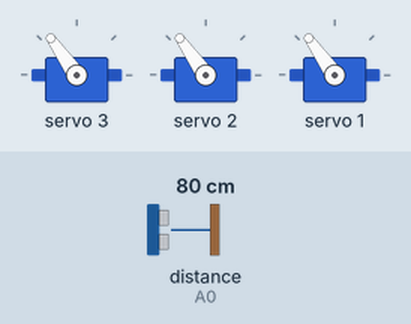
This sketch was run on a simulated Arduino Uno, built with avr-gcc and run on an emulated ATmega328P. Shown: 3 × servo. Wiring (inferred from the names in the program): ultrasonic range finder: trigger A1; echo A0. The test bench sets the inputs (shaded band); at power-on: distance to the obstacle (sensor on A0) 80 cm. The echo pulse lasts 58.3 µs per cm; what the sketch prints to the serial monitor is not drawn.

Above: at 4.0 s.
4.1 s: distance to the obstacle (sensor on A0) set to 16 cm
5.8 s: distance to the obstacle (sensor on A0) set to 12 cm
At 7.71 s:
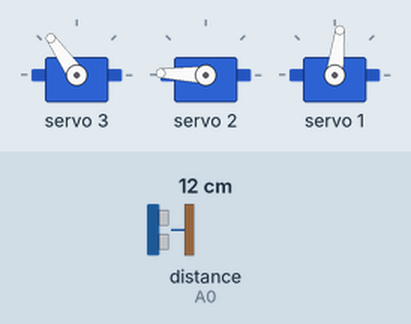
At 11.5 s:
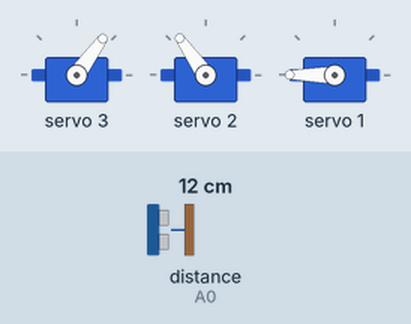
14.8 s: distance to the obstacle (sensor on A0) set to 18 cm
16.3 s: distance to the obstacle (sensor on A0) set to 2 cm
At 19.7 s:
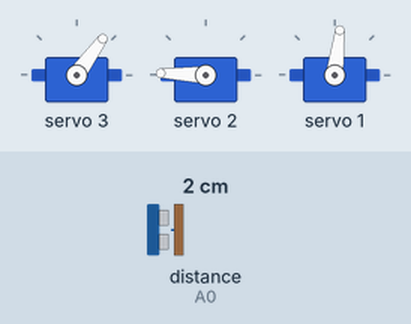
Timing chart, 0 to 20.3 s (numbered marks = the images above; inputs shaded):
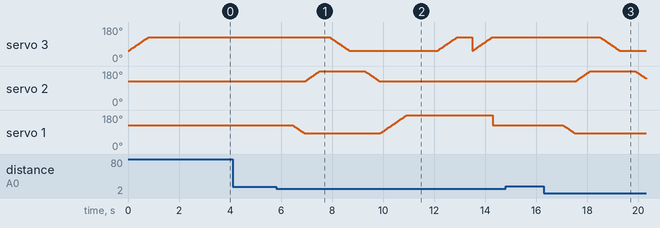

The sketch:

Robotic_Arm3.ino.ino
```cpp
#include <Wire.h>
#include <Adafruit_PWMServoDriver.h>

Adafruit_PWMServoDriver pwm = Adafruit_PWMServoDriver();

// ── Servo channels (PCA9685 ports 1, 2, 3) ──────────────
#define SHOULDER  1
#define ELBOW     2
#define GRIPPER   3

// ── PWM pulse range for SG90 ─────────────────────────────
#define SERVOMIN  150
#define SERVOMAX  600

// ── Ultrasonic pins (analog pins used as digital) ────────
const int trigPin = A1;
const int echoPin = A0;

// ── Detection threshold ──────────────────────────────────
const float DETECT_DIST = 15.0;

// ── State machine ────────────────────────────────────────
enum class ArmState { IDLE, PICKING, LIFTING, PLACING, HOMING };
ArmState currentState = ArmState::IDLE;

// ────────────────────────────────────────────────────────
int angleToPulse(int angle) {
  return map(angle, 0, 180, SERVOMIN, SERVOMAX);
}

void moveServo(uint8_t ch, int from, int to, int spd = 12) {
  int step = (from < to) ? 1 : -1;
  for (int a = from; a != to + step; a += step) {
    pwm.setPWM(ch, 0, angleToPulse(a));
    delay(spd);
  }
}

float getDistance() {
  digitalWrite(trigPin, LOW);
  delayMicroseconds(2);
  digitalWrite(trigPin, HIGH);
  delayMicroseconds(10);
  digitalWrite(trigPin, LOW);
  long dur = pulseIn(echoPin, HIGH, 30000);
  if (dur == 0) return 999.0;
  return (dur * 0.0343) / 2.0;
}

bool objectPresent() {
  float d1 = getDistance();
  delay(50);
  float d2 = getDistance();
  bool detected = (d1 < DETECT_DIST && d2 < DETECT_DIST);
  Serial.print("Scan: "); Serial.print(d1);
  Serial.print("cm | "); Serial.print(d2);
  Serial.println(detected ? "cm → DETECTED" : "cm → clear");
  return detected;
}

// ── Arm positions ─────────────────────────────────────────
void goHome() {
  Serial.println("[HOME]");
  moveServo(GRIPPER,  30, 90);
  moveServo(ELBOW,    90, 90);
  moveServo(SHOULDER, 90, 90);
}

void reachToPick() {
  Serial.println("[REACH]");
  moveServo(SHOULDER, 90, 55);
  moveServo(ELBOW,    90, 135);
}

void grip() {
  Serial.println("[GRIP]");
  moveServo(GRIPPER, 90, 30);
  delay(400);
}

void liftUp() {
  Serial.println("[LIFT]");
  moveServo(ELBOW,   135, 90);
  moveServo(SHOULDER, 55, 150);
  delay(300);
}

void release() {
  Serial.println("[RELEASE]");
  moveServo(GRIPPER, 30, 90);
  delay(400);
}

// ── State machine ─────────────────────────────────────────
void runStateMachine() {
  switch (currentState) {

    case ArmState::IDLE:
      Serial.println("IDLE — scanning...");
      if (objectPresent()) {
        delay(300);
        currentState = ArmState::PICKING;
      }
      break;

    case ArmState::PICKING:
      Serial.println("STATE: PICKING");
      reachToPick();
      delay(400);
      grip();
      currentState = ArmState::LIFTING;
      break;

    case ArmState::LIFTING:
      Serial.println("STATE: LIFTING");
      liftUp();
      currentState = ArmState::PLACING;
      break;
 case ArmState::PLACING:
      Serial.println("STATE: PLACING");
      delay(500);
      release();
      currentState = ArmState::HOMING;
      break;

    case ArmState::HOMING:
      Serial.println("STATE: HOMING");
      goHome();
      delay(1500);
      currentState = ArmState::IDLE;
      break;
  }
}

// ── Setup & loop ──────────────────────────────────────────
void setup() {
  Serial.begin(9600);
  pwm.begin();
  pwm.setPWMFreq(50);

  pinMode(trigPin, OUTPUT);
  pinMode(echoPin, INPUT);

   Serial.println("=== Robotic Arm Ready ===");
  Serial.println("Place object within 15cm to trigger.");
  goHome();
  delay(2000);
}

void loop() {
  runStateMachine();
  delay(200);
}
```

Measured:
- the behaviour switches between 15 and 14 cm on distance to the obstacle (sensor on A0) (found by bisection; images 0 and 1)
- after the input at 4.1 s, every drawn part: stays the same
- after the input at 5.8 s, servo 2: rises from 125° to 178° in 0.56 s, then falls to 125° in 2.4 s
- after the input at 14.8 s, every drawn part: stays the same
- after the input at 16.3 s, servo 3: moves from 125° to 54° over 0.76 s, starting after 2.2 s; servo 2: rises from 125° to 178° in 0.56 s, then falls to 141° in 2.2 s; servo 1: moves from 125° to 83° over 0.44 s, starting after 0.77 s
